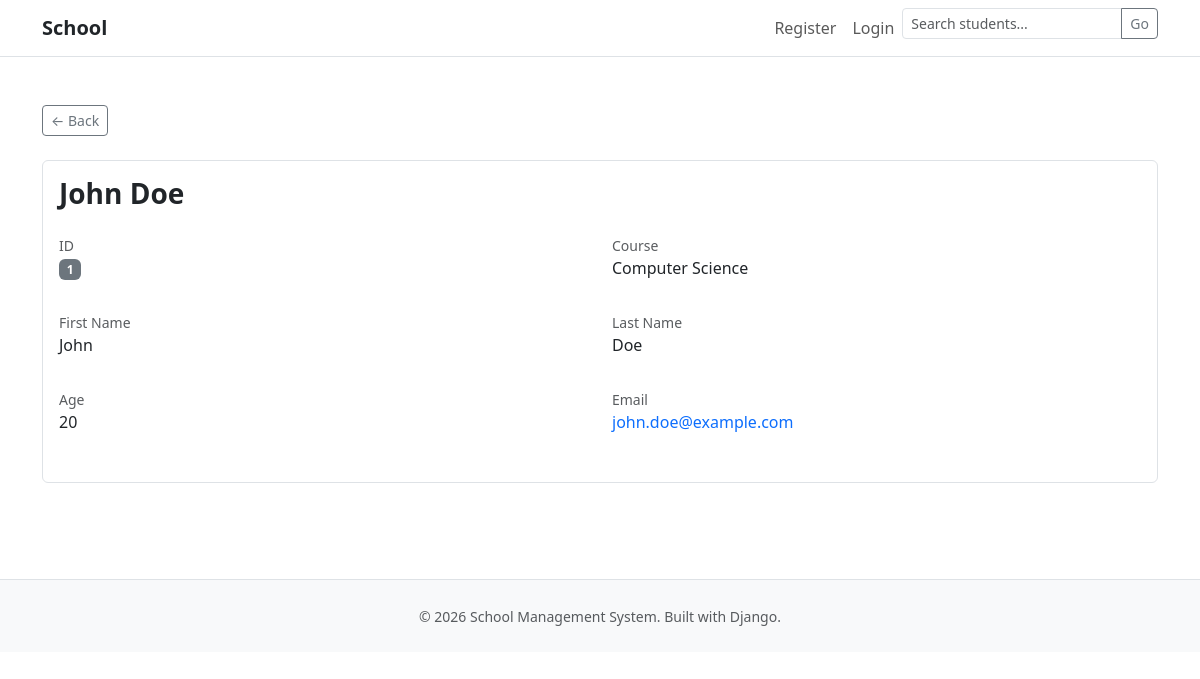
Screenshot of /view/1/ with the database file from the repository.
### schoolapp/models.py (models this page shows, shortened)
class Student(models.Model):
    first_name = models.CharField(max_length=50)
    last_name = models.CharField(max_length=50)
    age = models.IntegerField()
    course = models.CharField(max_length=20)
    email = models.EmailField(unique=True)

### schoolapp/views.py (the view)
# urls.py: path('view/<int:id>/', views.view_student, name='view'),
def view_student(request, id):
    student = get_object_or_404(Student, id=id)
    return render(request, 'user/student_detail.html', {'student': student})

### schoolapp/templates/user/student_detail.html (shortened to what this page needs)
{%extends "base.html"%}
{%block content%}
<div class="container py-5">
    <div class="row mb-4">
        <div class="col">
            <a href="{% url 'index' %}" class="btn btn-outline-secondary btn-sm">← Back</a>
        </div>
    </div>
    <div class="card border">
        <div class="card-body">
            <h3 class="fw-bold mb-4">{{ student.first_name }} {{ student.last_name }}</h3>
            <div class="row mb-3">
                <div class="col-md-6 mb-3">
                    <div class="text-muted small">ID</div>
                    <p class="mb-0"><span class="badge bg-secondary">{{ student.id }}</span></p>
                </div>
                <div class="col-md-6 mb-3">
                    <div class="text-muted small">Course</div>
                    <p class="mb-0">{{ student.course }}</p>
                </div>
            </div>
            <div class="row mb-3">
                <div class="col-md-6 mb-3">
                    <div class="text-muted small">First Name</div>
                    <p class="mb-0">{{ student.first_name }}</p>
                </div>
                <div class="col-md-6 mb-3">
                    <div class="text-muted small">Last Name</div>
                    <p class="mb-0">{{ student.last_name }}</p>
                </div>
            </div>
            <div class="row mb-3">
                <div class="col-md-6 mb-3">
                    <div class="text-muted small">Age</div>
                    <p class="mb-0">{{ student.age }}</p>
                </div>
                <div class="col-md-6 mb-3">
                    <div class="text-muted small">Email</div>
                    <p class="mb-0"><a href="mailto:{{ student.email }}" class="text-decoration-none">{{ student.email }}</a></p>
                </div>
            </div>
        </div>
    </div>
</div>
{%endblock%}

### rows the page displays
Student: first_name "John", last_name "Doe", id "1", course "Computer Science", age "20", email "john.doe@example.com"
